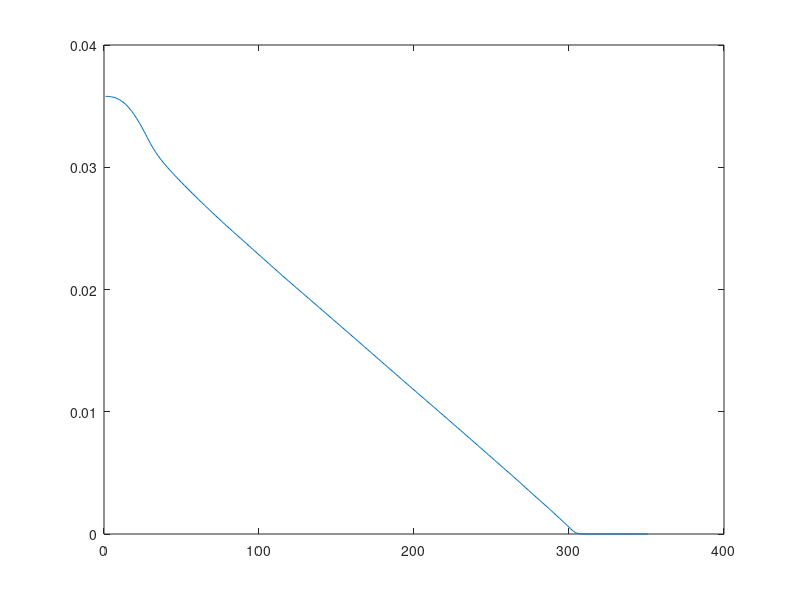

MATLAB code to generate this figure:
clear, close all, clc;
load Thrust
load Imp
NT=Thrust/Imp;
NPMC=NT*0.0358;
intAreaNPMC(1,352)=zeros();
for i=1:350
    intAreaNPMC(1,i)=((NPMC(1,i)+NPMC(1,i+1))/2)*(.01);
end
t=[1:351];
m_Prop(size(NT))=zeros();
m_Prop(1,1)=0.0358;
for i=2:351
    m_Prop(1,i)= m_Prop(1,i-1)-intAreaNPMC(1,i-1);
end
plot(t, m_Prop);

